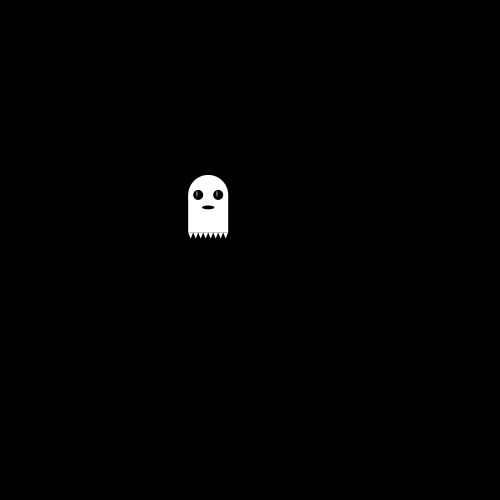
Frame 1 (no input)
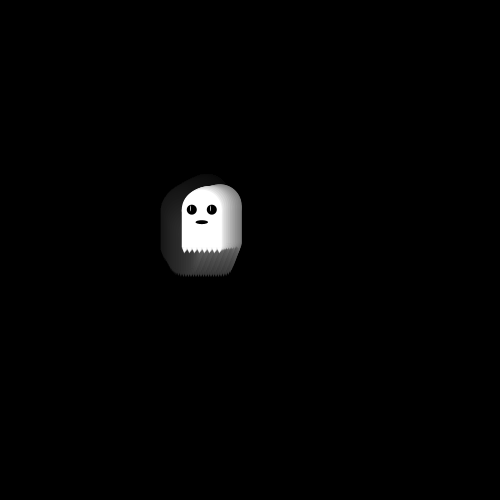
Frame 60 (the mouse pressed at the canvas centre just before this capture)
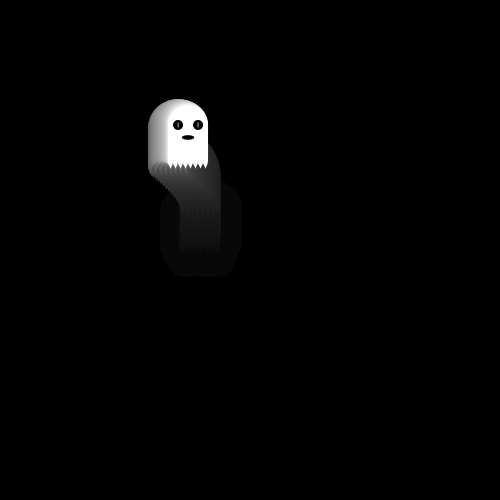
Frame 120 (the mouse held since frame 60 and released just before this capture)

The Processing sketch that drew these frames (run headless with seeded random() and noise(); from frame 60 on, the mouse is pressed at the canvas centre):

// Processing sketch: processing_179895
// ── processing_179895.pde

float noiseX, noiseY;
float positionX, positionY;

void setup() {  //setup function called initially, only once
  size(500, 500);
  background(0);  //set background white
  
  noiseX = random(50);
  noiseY = random(150);
  
  positionX = 170;
  positionY = 170; 
 
}

void draw() {  //draw function loops 
  pushMatrix();
  scale(1);
  
  noStroke();
  fill(0,15);
  rect(0,0,width,height);
  
  noiseX += 0.05;
  noiseY += 0.05;
  positionX += map(noise(noiseX, 5, 15),0,1 ,-5,6);
  positionY += map(noise(noiseY, 55, 35),0,1,-5,6);
  
  if (positionX < 0 ) { positionX = width;}
  if (positionX > width){ positionX = 0;}
  if (positionY < 0 ) { positionY = height;}
  if (positionY > height) { positionY = 0;}
  popMatrix();
  
  
  
  translate(positionX,positionY);
  
  pushMatrix();
  pushStyle();
  
  scale(0.25);
  fill(255);
  noStroke();
   
  ellipse(150,100,160,160);
   
  rect(70,100,160,150);
   
   
  triangle(70,250,90,250,80,275);
  triangle(90,250,110,250,100,275);
  triangle(110,250,130,250,120,275);
  triangle(130,250,150,250,140,275);
  triangle(150,250,170,250,160,275);
  triangle(170,250,190,250,180,275);
  triangle(190,250,210,250,200,275);
  triangle(210,250,230,250,220,275);
   
  fill(0);
   
  ellipse(110,100,40,40);
  ellipse(190,100,40,40);
   
  fill(255);
   
  float dx = map(mouseX,0,width,-5,5);
  float dy = map(mouseY,0,height,-5,5);
   
  ellipse(110+dx,100+dy,3,24);
  ellipse(190+dx,100+dy,3,24);
   
   
  fill(0);
  ellipse(150,150,50,noise(noiseX,1,25)*20+5);

  
  
  popStyle();
  popMatrix();
  
  
}
